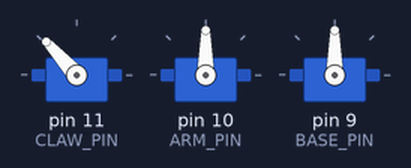
A sketch run on a simulated Arduino Uno, built with avr-gcc and run on an emulated ATmega328P. On the bench: 3 × servo.

Above: at 0.05 s.
At 1.25 s:
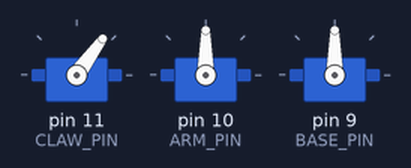
At 2.5 s:
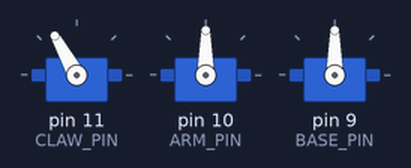
At 5.0 s:
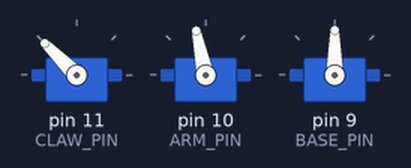
At 7.7 s:
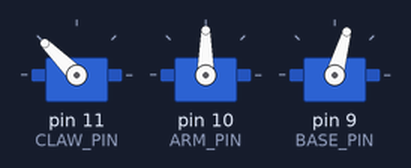
At 10.45 s:
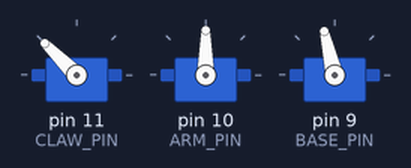
Timing chart, 0 to 13.9 s (numbered marks = the images above):
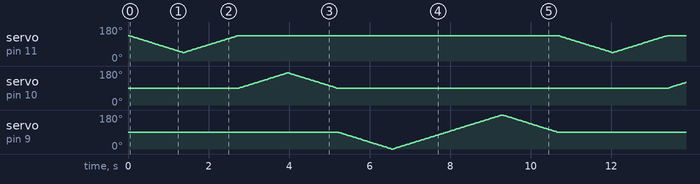

The sketch:

1.1_Servo_Angle.ino
```cpp
#include    <Servo.h>

#define CLAW_PIN    11
#define ARM_PIN     10
#define BASE_PIN    9

Servo clawservo;//Clamp servo
Servo armservo;//Arm servo
Servo baseservo;//Turntable servo

int pos = 0;

void setup()
{
    clawservo.attach(CLAW_PIN);
    armservo.attach(ARM_PIN);
    baseservo.attach(BASE_PIN);

    clawservo.write(135);
    armservo.write(90);
    baseservo.write(90);
}

void loop()
{
    for (pos = 135; pos >= 45; pos -= 1)
    {
        clawservo.write(pos);
        delay(15);
    }
    for (pos = 45; pos <= 135; pos += 1)
    {
        clawservo.write(pos);
        delay(15);
    }

    for (pos = 90; pos <= 170; pos += 1)
    {
        armservo.write(pos);
        delay(15);
    }

    for (pos = 170; pos >= 90; pos -= 1)
    {
        armservo.write(pos);
        delay(15);
    }

    for (pos = 90; pos >= 0; pos -= 1)
    {
        baseservo.write(pos);
        delay(15);
    }
    for (pos = 0; pos <= 180; pos += 1)
    {
        baseservo.write(pos);
        delay(15);
    }
    for (pos = 180; pos >= 90; pos -= 1)
    {
        baseservo.write(pos);
        delay(15);
    }

}
```
